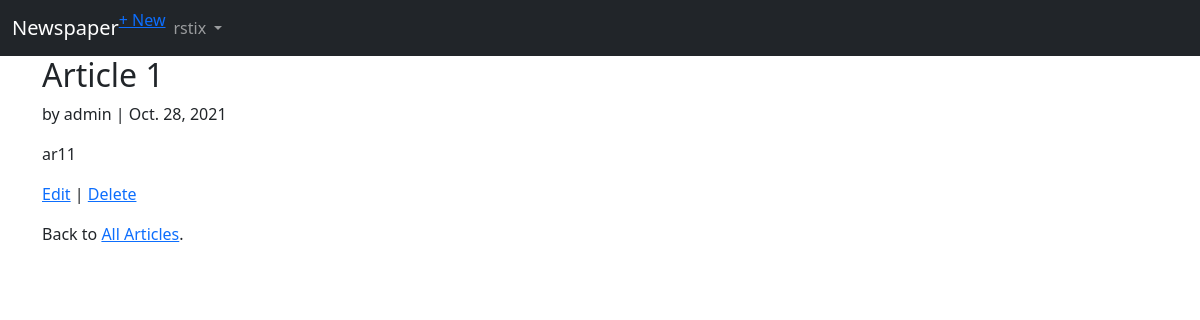
The page /articles/1/ (signed in) on the database its author committed.
### accounts/models.py (models this page shows)
class CustomUser(AbstractUser):
  age = models.PositiveIntegerField(null=True, blank=True)

### articles/models.py (models this page shows, shortened)
class Article(models.Model):
  title = models.CharField(max_length=200)
  body = models.TextField()
  date = models.DateField(auto_now_add=True)
  author = models.ForeignKey(
    get_user_model(),
    on_delete = models.CASCADE,
  )

### articles/views.py (the view)
# urls.py: path('<int:pk>/',ArticleDetailView.as_view(),name='article_detail'),
class ArticleDetailView(LoginRequiredMixin, DetailView):
  model = Article
  template_name = 'article_detail.html'

### templates/article_detail.html
{% extends 'base.html' %}
{% block content %}
<div class="article-entry">
  <h2>{{ object.title }}</h2>
  <p>by {{ object.author }} | {{ object.date }}</p>
  <p>{{ object.body }}</p>
</div>
<p>
  <a href="{% url 'article_edit' article.pk %}">Edit</a> |
  <a href="{% url 'article_delete' article.pk %}">Delete</a>
</p>
<p>Back to <a href="{% url 'article_list' %}">All Articles</a>.</p>
{% endblock content %}

### templates/base.html (shortened to what this page needs)
<!DOCTYPE html>
<html lang="en">
<head>
  <link href="https://cdn.jsdelivr.net/npm/bootstrap@5.1.3/dist/css/bootstrap.min.css" rel="stylesheet">
</head>
<body>
  <nav class="navbar navbar-expand-lg navbar-dark bg-dark">
    <div class="container-fluid justify-content-between">
    <a href="{% url 'home' %}" class="navbar-brand me-auto">Newspaper</a>
    <div class="collapse navbar-collapse ml-auto" id="navbarSupportedContent">
      {% if user.is_authenticated %}
        <ul class="navbar-nav mr-auto">
          <li class="nav-item">
            <a href="{% url 'article_new' %}">+ New</a>
          </li>
          <li class="nav-item dropdown">
            <a class="nav-link dropdown-toggle" href="#" id="navbarDropdown" role="button" data-bs-toggle="dropdown" aria-expanded="false" aria-haspopup="true">
              {{ user.username }}
            </a>
          </li>
        </ul>
      {% else %}
        <form class="form-inline ml-auto">
          <a href="{% url 'login' %}" class="btn btn-outline-secondary"> Log In</a>
          <a href="{% url 'signup' %}" class="btn btn-primary ml-2"> Sign up</a>
        </form>
      {% endif %}
    </div>
  </div>
  </nav>
  <main>
    <div class="container">
      {% block content %}
      {% endblock %}
    </div>
  </main>
</body>
</html>

### rows shown on the page
CustomUser: username "rstix"
Article: title "Article 1", author "admin", date "Oct. 28, 2021", body "ar11"
